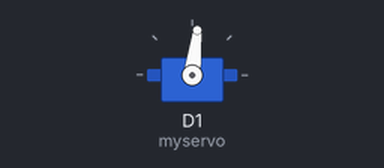
Bench run of a sketch on a simulated ESP8266 (NodeMCU). Parts: servo. What the sketch prints to the serial monitor is not drawn.

Above: at 0.05 s.
Timing chart, 0 to 78.0 s (numbered marks = the images above):
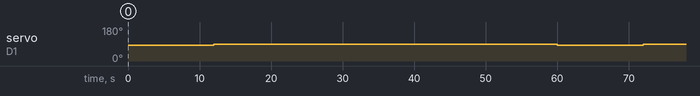

Measured:
- by itself, servo on D1 (myservo): alternates 88° for 48.0 s and 83° for 12.0 s

The sketch:

servo_motor.ino
```cpp
#include <Servo.h>
Servo myservo;  // create servo object to control a servo

unsigned long timer = 0;

void setup() {
  // start serial port at 9600 bps:
  Serial.begin(9600);
  while (!Serial) {
    ; // wait for serial port to connect. Needed for native USB port only
  }

  myservo.attach(D1);  // attaches the servo on pin 0 to the servo object
  timer = millis();

  Serial.println("setup complete");
}


int state = 1;
int stateCounter = 0;

void loop() {
  if (state == 1 ) //runs until x seconds, runs in loop (fast)
  {
    myservo.write(83); //servo in run position

    if ( millis() - timer > 12000) // runs state 1 until x seconds is reached
    {
      Serial.print("Leaving state: ");
      Serial.println(state);
      stateCounter += 1; //add 1 to statecound
      state = 2; //change state to 2
      timer = millis();
      Serial.print("statecounter ");
      Serial.println(stateCounter);

      if (stateCounter == 15) { //number of times times that the state 1 and 2 should run
        Serial.print("end of cycles");
        state = 0;
      }
    }
  }

  else if (state == 2) // pause for x seconds
  {
    myservo.write(88); //motor in off position

    if ( millis() - timer > 48000) // 47800 runs state 2, until x seconds is reached
    {
      Serial.print("Leaving state:");
      Serial.println(state);
      state = 1; //set to state 1
      timer = millis();
    }
  }

  // Go to state 0 = off-state
  else if (state == 0) // pause for x seconds
  {
    myservo.write(89);
  }
}
```
